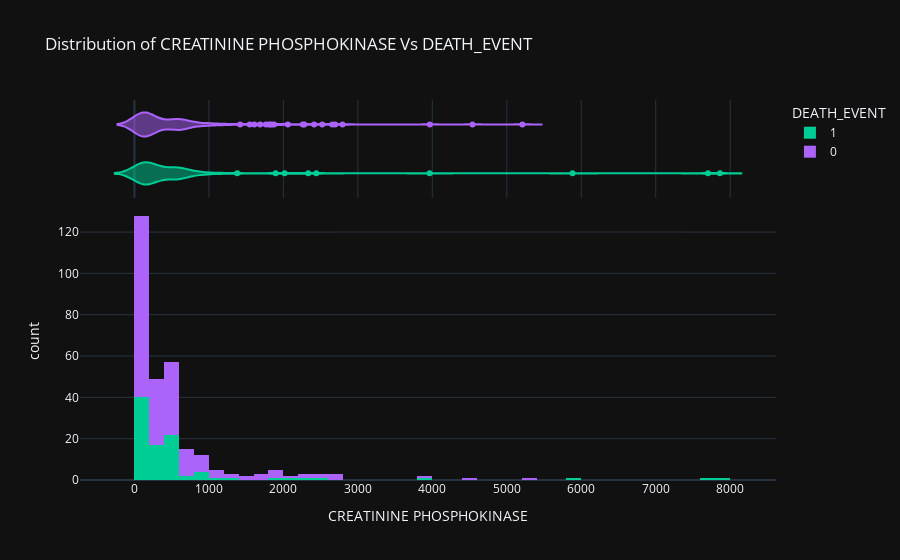

Notebook code for this chart:
### Code cell
# Now lets categorize the above histogram by DEATH_EVENT

import plotly.express as px
fig = px.histogram(dataset, x="creatinine_phosphokinase", color="DEATH_EVENT", marginal="violin", hover_data=dataset.columns,
                   title ="Distribution of CREATININE PHOSPHOKINASE Vs DEATH_EVENT", 
                   labels={"creatinine_phosphokinase": "CREATININE PHOSPHOKINASE"},
                   template="plotly_dark",
                   color_discrete_map={"0": "RebeccaPurple", "1": "MediumPurple"})
fig.show()

### Figure 1 — Plotly figure (JSON) as saved in the notebook; plotly's stock layout.template omitted (floating-point values rounded to 4 significant figures; data arrays with more than 128 entries replaced by an {"elided": "..."} marker saying what was removed)
{"data": [{"alignmentgroup": "True", "bingroup": "x", "hovertemplate": "DEATH_EVENT=1<br>CREATININE PHOSPHOKINASE=%{x}<br>count=%{y}<extra></extra>", "legendgroup": "1", "marker": {"color": "#00cc96", "pattern": {"shape": ""}}, "name": "1", "offsetgroup": "1", "orientation": "v", "showlegend": true, "type": "histogram", "x": [582, 7861, 146, 111, 160, 47, 246, 315, 157, 123, 81, 231, 981, 168, 379, 149, 582, 125, 582, 128, 220, 582, 148, 112, 122, 60, 70, 582, 23, 249, 94, 582, 60, 855, 235, 582, 124, 571, 588, 582, 1380, 582, 553, 129, 577, 91, 3964, 69, 260, 371, 789, 364, 7702, 318, 582, 68, 250, 110, 161, 113, 5882, 582, 47, 76, 280, 154, 328, 129, 143, 582, 582, 168, 805, 943, 582, 233, 2334, 2442, 776, 66, 176, 395, 99, 145, 104, 582, 1896, 582, 418, 131, 582, 166, 2017, 258, 1199], "xaxis": "x", "yaxis": "y"}, {"alignmentgroup": "True", "customdata": {"elided": "95x12 float values"}, "hovertemplate": "DEATH_EVENT=%{customdata[11]}<br>CREATININE PHOSPHOKINASE=%{x}<br>age=%{customdata[0]}<br>anaemia=%{customdata[1]}<br>diabetes=%{customdata[2]}<br>ejection_fraction=%{customdata[3]}<br>high_blood_pressure=%{customdata[4]}<br>platelets=%{customdata[5]}<br>serum_creatinine=%{customdata[6]}<br>serum_sodium=%{customdata[7]}<br>sex=%{customdata[8]}<br>smoking=%{customdata[9]}<br>time=%{customdata[10]}<extra></extra>", "legendgroup": "1", "marker": {"color": "#00cc96"}, "name": "1", "offsetgroup": "1", "scalegroup": "x", "showlegend": false, "type": "violin", "x": [582, 7861, 146, 111, 160, 47, 246, 315, 157, 123, 81, 231, 981, 168, 379, 149, 582, 125, 582, 128, 220, 582, 148, 112, 122, 60, 70, 582, 23, 249, 94, 582, 60, 855, 235, 582, 124, 571, 588, 582, 1380, 582, 553, 129, 577, 91, 3964, 69, 260, 371, 789, 364, 7702, 318, 582, 68, 250, 110, 161, 113, 5882, 582, 47, 76, 280, 154, 328, 129, 143, 582, 582, 168, 805, 943, 582, 233, 2334, 2442, 776, 66, 176, 395, 99, 145, 104, 582, 1896, 582, 418, 131, 582, 166, 2017, 258, 1199], "xaxis": "x2", "yaxis": "y2"}, {"alignmentgroup": "True", "bingroup": "x", "hovertemplate": "DEATH_EVENT=0<br>CREATININE PHOSPHOKINASE=%{x}<br>count=%{y}<extra></extra>", "legendgroup": "0", "marker": {"color": "#ab63fa", "pattern": {"shape": ""}}, "name": "0", "offsetgroup": "0", "orientation": "v", "showlegend": true, "type": "histogram", "x": {"elided": "202 int values"}, "xaxis": "x", "yaxis": "y"}, {"alignmentgroup": "True", "customdata": {"elided": "202x12 float values"}, "hovertemplate": "DEATH_EVENT=%{customdata[11]}<br>CREATININE PHOSPHOKINASE=%{x}<br>age=%{customdata[0]}<br>anaemia=%{customdata[1]}<br>diabetes=%{customdata[2]}<br>ejection_fraction=%{customdata[3]}<br>high_blood_pressure=%{customdata[4]}<br>platelets=%{customdata[5]}<br>serum_creatinine=%{customdata[6]}<br>serum_sodium=%{customdata[7]}<br>sex=%{customdata[8]}<br>smoking=%{customdata[9]}<br>time=%{customdata[10]}<extra></extra>", "legendgroup": "0", "marker": {"color": "#ab63fa"}, "name": "0", "offsetgroup": "0", "scalegroup": "x", "showlegend": false, "type": "violin", "x": {"elided": "202 int values"}, "xaxis": "x2", "yaxis": "y2"}], "layout": {"barmode": "relative", "legend": {"title": {"text": "DEATH_EVENT"}, "tracegroupgap": 0}, "title": {"text": "Distribution of CREATININE PHOSPHOKINASE Vs DEATH_EVENT"}, "xaxis": {"anchor": "y", "domain": [0, 1], "title": {"text": "CREATININE PHOSPHOKINASE"}}, "xaxis2": {"anchor": "y2", "domain": [0, 1], "matches": "x", "showgrid": true, "showticklabels": false}, "yaxis": {"anchor": "x", "domain": [0, 0.7326], "title": {"text": "count"}}, "yaxis2": {"anchor": "x2", "domain": [0.7426, 1], "matches": "y2", "showgrid": false, "showline": false, "showticklabels": false, "ticks": ""}}}
